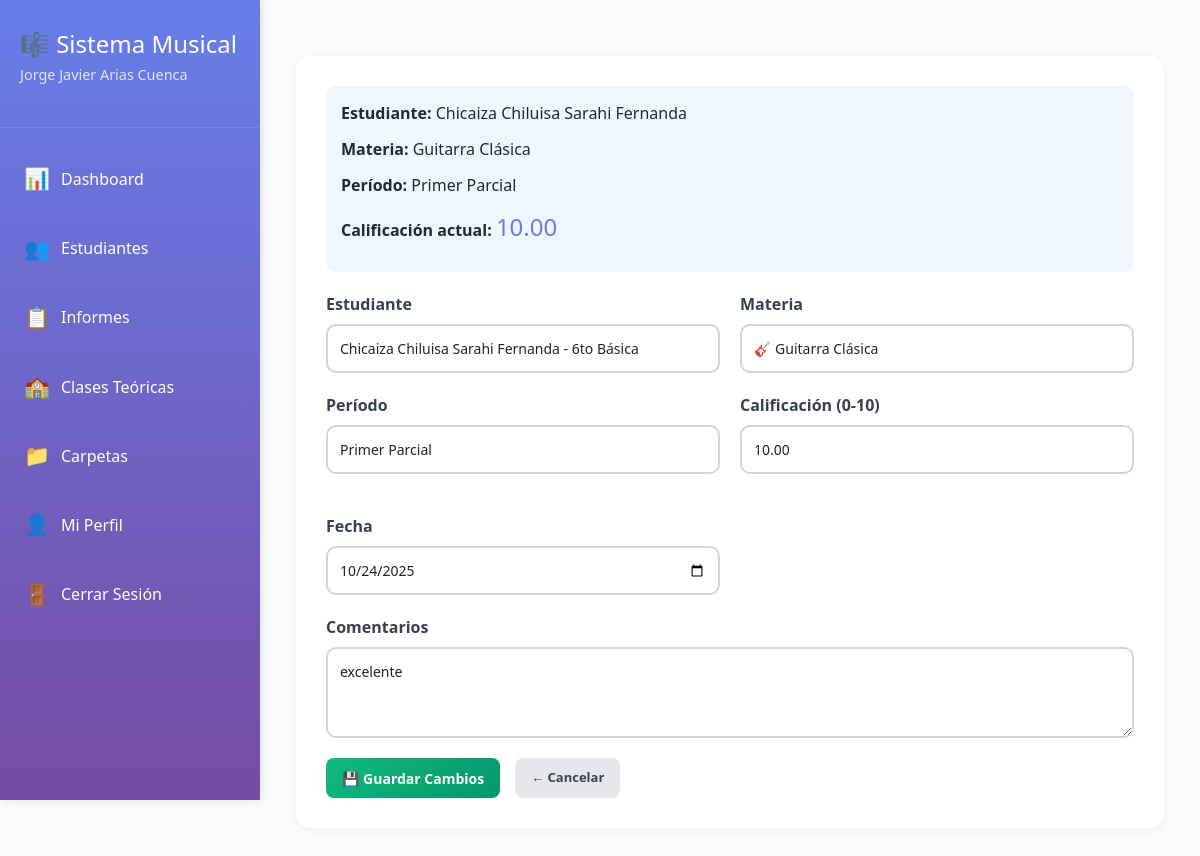
Page /teachers/calificaciones/1/editar/ (signed in) on the committed database.
### teachers/models.py (models this page shows, shortened)
class Teacher(models.Model):
    user = models.OneToOneField(User, on_delete=models.CASCADE, related_name='teacher_profile')
    full_name = models.CharField(max_length=200, verbose_name="Nombre completo")
    specialization = models.CharField(max_length=100, blank=True, verbose_name="Especialización")
    phone = models.CharField(max_length=20, blank=True, verbose_name="Teléfono")
    photo = models.ImageField(upload_to='profiles/teachers/', blank=True, null=True, verbose_name="Foto de perfil")
    created_at = models.DateTimeField(auto_now_add=True)
    class Meta:
        verbose_name = "Docente"
        verbose_name_plural = "Docentes"
        ordering = ['full_name']

### classes/models.py (models this page shows, shortened)
class Grade(models.Model):
    PERIOD_CHOICES = [
        ('Primer Parcial', 'Primer Parcial'),
        ('Segundo Parcial', 'Segundo Parcial'),
        ('Tercer Parcial', 'Tercer Parcial'),
        ('Examen Final', 'Examen Final'),
        ('Quimestre 1', 'Quimestre 1'),
        ('Quimestre 2', 'Quimestre 2'),
    ]
    student = models.ForeignKey(Student, on_delete=models.CASCADE, related_name='grades', verbose_name="Estudiante")
    subject = models.CharField(max_length=100, choices=Activity.SUBJECT_CHOICES, verbose_name="Materia")
    period = models.CharField(max_length=50, choices=PERIOD_CHOICES, verbose_name="Período")
    score = models.DecimalField(max_digits=5, decimal_places=2, validators=[MinValueValidator(0), MaxValueValidator(10)], verbose_name="Calificación")
    comments = models.TextField(blank=True, verbose_name="Comentarios")
    date = models.DateField(verbose_name="Fecha de calificación")
    created_at = models.DateTimeField(auto_now_add=True)
    class Meta:
        ordering = ['-date']
        verbose_name = "Calificación"
        verbose_name_plural = "Calificaciones"
        unique_together = ['student', 'subject', 'period']

### students/models.py (models this page shows, shortened)
class Student(models.Model):
    GRADE_CHOICES = [
        ('2do Básica', '2do Básica'),
        ('3ro Básica', '3ro Básica'),
        ('4to Básica', '4to Básica'),
        ('5to Básica', '5to Básica'),
        ('6to Básica', '6to Básica'),
        ('7mo Básica', '7mo Básica'),
        ('8vo Básica', '8vo Básica'),
        ('1ro Bachillerato', '1ro Bachillerato'),
        ('2do Bachillerato', '2do Bachillerato'),
        ('3ro Bachillerato', '3ro Bachillerato'),
    ]
    teacher = models.ForeignKey(Teacher, on_delete=models.CASCADE, related_name='students', verbose_name="Docente")
    user = models.OneToOneField(User, on_delete=models.SET_NULL, null=True, blank=True, related_name='student_profile', verbose_name="Usuario del estudiante")
    name = models.CharField(max_length=200, verbose_name="Nombre completo")
    grade = models.CharField(max_length=50, choices=GRADE_CHOICES, verbose_name="Año escolar")
    parent_name = models.CharField(max_length=200, blank=True, verbose_name="Nombre del padre/madre")
    parent_email = models.EmailField(blank=True, verbose_name="Email del padre/madre")
    parent_phone = models.CharField(max_length=20, blank=True, verbose_name="Teléfono del padre/madre")
    notes = models.TextField(blank=True, verbose_name="Notas adicionales")
    photo = models.ImageField(upload_to='profiles/students/', blank=True, null=True, verbose_name="Foto de perfil")
    active = models.BooleanField(default=True, verbose_name="Activo")
    created_at = models.DateTimeField(auto_now_add=True)
    class Meta:
        ordering = ['name']
        verbose_name = "Estudiante"
        verbose_name_plural = "Estudiantes"
    def __str__(self):
        return f"{self.name} - {self.grade}"

### teachers/views.py (the view)
# urls.py: path('calificaciones/<int:grade_id>/editar/', views.grade_edit_view, name='grade_edit'),
@teacher_required
def grade_edit_view(request, grade_id):
    teacher = request.user.teacher_profile
    grade = get_object_or_404(Grade, id=grade_id, student__teacher=teacher)
    if request.method == 'POST':
        form = GradeForm(request.POST, instance=grade, teacher=teacher)
        if form.is_valid():
            form.save()
            messages.success(request, 'Calificación actualizada')
            return redirect('teachers:grades')
    else:
        form = GradeForm(instance=grade, teacher=teacher)
    return render(request, 'teachers/grade_edit.html', {
        'form': form,
        'grade': grade
    })

### teachers/templates/teachers/grade_edit.html (shortened to what this page needs)
{% extends 'teachers/base.html' %}
{% block content %}
<div class="form-container">
    <div style="background: #EFF6FF; padding: 15px; border-radius: 10px; margin-bottom: 20px;">
        <p><strong>Estudiante:</strong> {{ grade.student.name }}</p>
        <p><strong>Materia:</strong> {{ grade.subject }}</p>
        <p><strong>Período:</strong> {{ grade.period }}</p>
        <p><strong>Calificación actual:</strong> <span style="font-size: 1.5em; color: #667eea;">{{ grade.score }}</span></p>
    </div>
    <form method="post">
        <div class="form-row">
            <div class="form-group">
                <label>Estudiante</label>
                {{ form.student }}
            </div>
            <div class="form-group">
                <label>Materia</label>
                {{ form.subject }}
            </div>
        </div>
        <div class="form-row">
            <div class="form-group">
                <label>Período</label>
                {{ form.period }}
            </div>
            <div class="form-group">
                <label>Calificación (0-10)</label>
                {{ form.score }}
            </div>
            <div class="form-group">
                <label>Fecha</label>
                {{ form.date }}
            </div>
        </div>
        <div class="form-group">
            <label>Comentarios</label>
            {{ form.comments }}
        </div>
        <div style="display: flex; gap: 15px;">
            <button type="submit" class="btn btn-primary">💾 Guardar Cambios</button>
            <a href="{% url 'teachers:grades' %}" class="btn btn-view">← Cancelar</a>
        </div>
    </form>
</div>
{% endblock %}

### teachers/templates/teachers/base.html (shortened to what this page needs)
{% load static %}
<!DOCTYPE html>
<html lang="es">
<head>
    <link href="https://cdn.jsdelivr.net/npm/bootstrap@5.3.3/dist/css/bootstrap.min.css" rel="stylesheet">
    <link rel="stylesheet" href="{% static 'css/app.css' %}">
    <link rel="stylesheet" href="{% static 'teachers/css/style.css' %}">
</head>
<body>
    {% if user.is_authenticated and user.teacher_profile %}
    <div class="dashboard-container">
        <aside class="sidebar">
            <div class="sidebar-header">
                <h2>🎼 Sistema Musical</h2>
                <p>{{ request.user.teacher_profile.full_name }}</p>
            </div>
            <nav class="sidebar-nav">
<a href="{% url 'teachers:teacher_dashboard' %}" class="nav-item {% if request.resolver_match.url_name == 'teacher_dashboard' %}active{% endif %}">
                    <span class="icon">📊</span>
                    <span>Dashboard</span>
                </a>
                <a href="{% url 'teachers:estudiantes' %}" class="nav-item {% if request.resolver_match.url_name == 'estudiantes' %}active{% endif %}">
                    <span class="icon">👥</span>
                    <span>Estudiantes</span>
                </a>
                <a href="{% url 'teachers:informes' %}" class="nav-item {% if request.resolver_match.url_name == 'informes' %}active{% endif %}">
                    <span class="icon">📋</span>
                    <span>Informes</span>
                </a>
                <a href="{% url 'teachers:clases_teoricas' %}" class="nav-item {% if request.resolver_match.url_name == 'clases_teoricas' %}active{% endif %}">
                    <span class="icon">🏫</span>
                    <span>Clases Teóricas</span>
                </a>
                <a href="{% url 'teachers:carpetas' %}" class="nav-item {% if request.resolver_match.url_name == 'carpetas' %}active{% endif %}">
                    <span class="icon">📁</span>
                    <span>Carpetas</span>
                </a>
                <a href="{% url 'teachers:profile' %}" class="nav-item {% if request.resolver_match.url_name == 'profile' %}active{% endif %}">
                    <span class="icon">👤</span>
                    <span>Mi Perfil</span>
                </a>
<a href="{% url 'users:logout' %}" class="nav-item">
                    <span class="icon">🚪</span>
                    <span>Cerrar Sesión</span>
                </a>
            </nav>
        </aside>
        <main class="main-content">
            <div class="container-fluid py-4">
                {% block content %}
                {% endblock %}
            </div>
        </main>
    </div>
    {% else %}
    <div style="padding: 2rem; text-align: center;">
        <h1>Acceso Denegado</h1>
        <p>Debes iniciar sesión como docente para acceder a esta página.</p>
        <a href="{% url 'users:login' %}" class="btn btn-primary">Iniciar Sesión</a>
    </div>
    {% endif %}
</body>
</html>

### static/css/app.css (style rules this page uses)
:root { --space-1: 0.25rem; --space-2: 0.5rem; --space-3: 0.75rem; --space-4: 1rem; --space-5: 1.5rem; --space-6: 2rem; --radius: 10px; --shadow-sm: 0 2px 8px rgba(0,0,0,.06); --shadow: 0 6px 24px rgba(0,0,0,.08); }
.main-content { padding: var(--space-6) var(--space-5); }
h1,h2,h3 { margin: 0 0 var(--space-4) 0; }
p { margin-bottom: var(--space-3); }
.form-group { margin-bottom: var(--space-4); }
.form-row { display: grid; gap: var(--space-4); }
.btn, .btn-primary, .btn-secondary, .btn-orange, .btn-view { border-radius: 8px !important; padding: 0.6rem 1rem !important; }
.sidebar .nav-item { margin-bottom: var(--space-2); }
.py-4 { padding-top: var(--space-5); padding-bottom: var(--space-5); }

### teachers/static/teachers/css/style.css (style rules this page uses)
* { margin: 0; padding: 0; box-sizing: border-box; }
:root { --primary-color: #667eea; --primary-dark: #5568d3; --secondary-color: #764ba2; --success-color: #10B981; --danger-color: #EF4444; --warning-color: #F59E0B; --info-color: #3B82F6; --gray-50: #F9FAFB; --gray-100: #F3F4F6; --gray-200: #E5E7EB; --gray-300: #D1D5DB; --gray-600: #6B7280; --gray-700: #374151; --gray-900: #1F2937; --sidebar-width: 260px; }
body { font-family: 'Segoe UI', Tahoma, Geneva, Verdana, sans-serif; background: var(--gray-50); color: var(--gray-900); }
.sidebar { width: var(--sidebar-width); background: linear-gradient(180deg, var(--primary-color) 0%, var(--secondary-color) 100%); color: white; position: fixed; height: 100vh; overflow-y: auto; box-shadow: 2px 0 10px rgba(0,0,0,0.1); z-index: 1000; }
.sidebar-header { padding: 30px 20px; border-bottom: 1px solid rgba(255,255,255,0.1); }
.sidebar-header h2 { font-size: 1.5em; margin-bottom: 5px; }
.sidebar-header p { font-size: 0.9em; opacity: 0.8; }
.sidebar-nav { padding: 20px 0; }
.nav-item { display: flex; align-items: center; padding: 15px 20px; color: white; text-decoration: none; transition: all 0.3s; border-left: 4px solid transparent; }
.nav-item .icon { font-size: 1.3em; margin-right: 12px; width: 25px; text-align: center; }
.main-content { flex: 1; margin-left: var(--sidebar-width); display: flex; flex-direction: column; }
.form-group { margin-bottom: 20px; }
.form-group label { display: block; font-weight: bold; margin-bottom: 8px; color: var(--gray-700); }
.form-control { width: 100%; padding: 12px; border: 2px solid var(--gray-300); border-radius: 10px; font-size: 14px; transition: border 0.3s; }
textarea.form-control { resize: vertical; font-family: inherit; }
.form-row { display: grid; grid-template-columns: 1fr 1fr; gap: 20px; }
.btn { padding: 12px 25px; border: none; border-radius: 10px; font-size: 14px; font-weight: bold; cursor: pointer; transition: all 0.3s; display: inline-flex; align-items: center; gap: 8px; text-decoration: none; }
.btn-primary { background: linear-gradient(135deg, var(--success-color) 0%, #059669 100%); color: white; }
.btn-view { background: var(--gray-200); color: var(--gray-700); padding: 8px 15px; font-size: 13px; }

### teachers/templates/teachers/grade_edit.html (style rules this page uses)
.form-container { max-width: 900px; margin: 0 auto; background: white; padding: 30px; border-radius: 15px; box-shadow: 0 2px 10px rgba(0,0,0,0.05); }

### rows in the picture
Grade: student.name "Chicaiza Chiluisa Sarahi Fernanda", subject "Guitarra Clásica", period "Primer Parcial", score "10.00", student "Chicaiza Chiluisa Sarahi Fernanda - 6to Básica", subject "🎸 Guitarra Clásica", date "10/24/2025", comments "excelente"

### other values in the picture
{{ request.user.teacher_profile.full_name }} "Jorge Javier Arias Cuenca"
